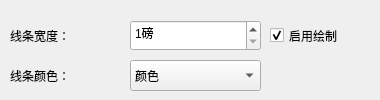
       <widget class="QWidget" name="tab_4">
        <attribute name="title">
         <string>结果绘制</string>
        </attribute>
        <widget class="QComboBox" name="comboBox_lineColour">
         <property name="geometry">
          <rect>
           <x>130</x>
           <y>60</y>
           <width>131</width>
           <height>31</height>
          </rect>
         </property>
         <item>
          <property name="text">
           <string>颜色</string>
          </property>
         </item>
        </widget>
        <widget class="QLabel" name="label_lineWidth">
         <property name="geometry">
          <rect>
           <x>10</x>
           <y>20</y>
           <width>121</width>
           <height>31</height>
          </rect>
         </property>
         <property name="text">
          <string>线条宽度：</string>
         </property>
        </widget>
        <widget class="QSpinBox" name="spinBox_lineWidth">
         <property name="geometry">
          <rect>
           <x>130</x>
           <y>20</y>
           <width>131</width>
           <height>31</height>
          </rect>
         </property>
         <property name="suffix">
          <string>磅</string>
         </property>
         <property name="minimum">
          <number>1</number>
         </property>
         <property name="maximum">
          <number>5</number>
         </property>
        </widget>
        <widget class="QLabel" name="label_lineColour">
         <property name="geometry">
          <rect>
           <x>10</x>
           <y>60</y>
           <width>121</width>
           <height>31</height>
          </rect>
         </property>
         <property name="text">
          <string>线条颜色：</string>
         </property>
        </widget>
        <widget class="QCheckBox" name="checkBox_valuTrig">
         <property name="geometry">
          <rect>
           <x>270</x>
           <y>20</y>
           <width>101</width>
           <height>31</height>
          </rect>
         </property>
         <property name="text">
          <string>启用绘制</string>
         </property>
         <property name="checked">
          <bool>true</bool>
         </property>
        </widget>
       </widget>
